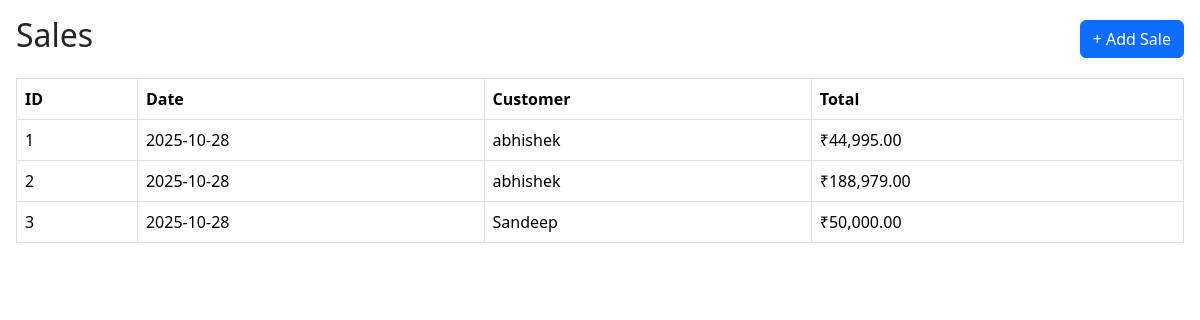
Page /sales.php (signed in) on the committed database.
### tables this page shows
CREATE TABLE IF NOT EXISTS `sales` (
  `id` int NOT NULL AUTO_INCREMENT,
  `admin_id` int NOT NULL DEFAULT '1',
  `customer_id` int DEFAULT NULL,
  `sale_date` date NOT NULL,
  `total_amount` decimal(12,2) NOT NULL DEFAULT '0.00',
  PRIMARY KEY (`id`),
  KEY `customer_id` (`customer_id`)
);

CREATE TABLE IF NOT EXISTS `customers` (
  `id` int NOT NULL AUTO_INCREMENT,
  `admin_id` int NOT NULL DEFAULT '1',
  `name` varchar(255) NOT NULL,
  `email` varchar(100) DEFAULT NULL,
  `phone` varchar(20) DEFAULT NULL,
  `address` varchar(255) DEFAULT NULL,
  PRIMARY KEY (`id`),
  KEY `idx_customers_admin` (`admin_id`)
);

### sales.php (the view, shortened to what this page needs)
<?php
require 'db.php';
$admin_id = $_SESSION['admin_id'];
?>
<!DOCTYPE html>
<html lang="en">
<head>
  <link href="https://cdn.jsdelivr.net/npm/bootstrap@5.3.2/dist/css/bootstrap.min.css" rel="stylesheet">
</head>
<body class="p-3">
  <div class="d-flex justify-content-between align-items-center mb-3">
    <h2>Sales</h2>
    <button class="btn btn-primary" data-bs-toggle="modal" data-bs-target="#addSaleModal">
      + Add Sale
    </button>
  </div>
  <table class="table table-bordered">
    <thead>
      <tr>
        <th>ID</th>
        <th>Date</th>
        <th>Customer</th>
        <th>Total</th>
      </tr>
    </thead>
    <tbody>
      <?php
      $stmt = $conn->prepare("SELECT s.id, s.sale_date, s.total_amount, c.name AS customer_name
              FROM sales s
              LEFT JOIN customers c ON s.customer_id = c.id
              WHERE s.admin_id = ?
              ORDER BY s.sale_date DESC");
      $stmt->bind_param('i', $admin_id);
      $stmt->execute();
      $res = $stmt->get_result();
      if($res->num_rows > 0):
        while($row = $res->fetch_assoc()):
      ?>
      <tr>
        <td><?= $row['id'] ?></td>
        <td><?= $row['sale_date'] ?></td>
        <td><?= htmlspecialchars($row['customer_name'] ?? 'Walk-in') ?></td>
        <td>₹<?= number_format($row['total_amount'], 2) ?></td>
      </tr>
      <?php
        endwhile;
      else:
      ?>
      <tr><td colspan="4" style="text-align:center;">No sales found.</td></tr>
      <?php
      endif;
      ?>
    </tbody>
  </table>
</body>
</html>

### rows in the picture
sales: id "1", sale_date "2025-10-28", customer.name "abhishek", total_amount "44,995.00"
sales: id "2", sale_date "2025-10-28", customer.name "abhishek", total_amount "188,979.00"
sales: id "3", sale_date "2025-10-28", customer.name "Sandeep", total_amount "50,000.00"
